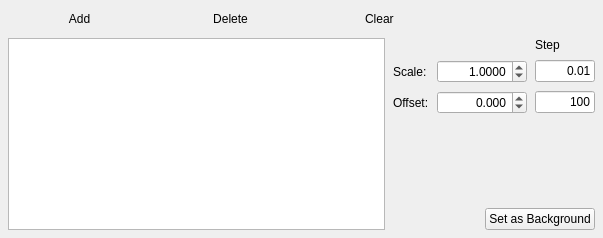
       <widget class="QWidget" name="overlay_tab">
        <attribute name="title">
         <string>Overlay</string>
        </attribute>
        <layout class="QHBoxLayout" name="horizontalLayout_32">
         <property name="spacing">
          <number>8</number>
         </property>
         <property name="margin">
          <number>8</number>
         </property>
         <item>
          <layout class="QVBoxLayout" name="verticalLayout_6">
           <item>
            <layout class="QHBoxLayout" name="horizontalLayout_3">
             <item>
              <widget class="QPushButton" name="overlay_add_btn">
               <property name="sizePolicy">
                <sizepolicy hsizetype="MinimumExpanding" vsizetype="Fixed">
                 <horstretch>0</horstretch>
                 <verstretch>0</verstretch>
                </sizepolicy>
               </property>
               <property name="maximumSize">
                <size>
                 <width>150</width>
                 <height>16777215</height>
                </size>
               </property>
               <property name="text">
                <string>Add</string>
               </property>
               <property name="flat">
                <bool>true</bool>
               </property>
              </widget>
             </item>
             <item>
              <widget class="QPushButton" name="overlay_del_btn">
               <property name="sizePolicy">
                <sizepolicy hsizetype="MinimumExpanding" vsizetype="Fixed">
                 <horstretch>0</horstretch>
                 <verstretch>0</verstretch>
                </sizepolicy>
               </property>
               <property name="maximumSize">
                <size>
                 <width>150</width>
                 <height>16777215</height>
                </size>
               </property>
               <property name="text">
                <string>Delete</string>
               </property>
               <property name="flat">
                <bool>true</bool>
               </property>
              </widget>
             </item>
             <item>
              <widget class="QPushButton" name="overlay_clear_btn">
               <property name="sizePolicy">
                <sizepolicy hsizetype="MinimumExpanding" vsizetype="Fixed">
                 <horstretch>0</horstretch>
                 <verstretch>0</verstretch>
                </sizepolicy>
               </property>
               <property name="maximumSize">
                <size>
                 <width>150</width>
                 <height>16777215</height>
                </size>
               </property>
               <property name="text">
                <string>Clear </string>
               </property>
               <property name="flat">
                <bool>true</bool>
               </property>
              </widget>
             </item>
             <item>
              <spacer name="horizontalSpacer_20">
               <property name="orientation">
                <enum>Qt::Horizontal</enum>
               </property>
               <property name="sizeHint" stdset="0">
                <size>
                 <width>40</width>
                 <height>20</height>
                </size>
               </property>
              </spacer>
             </item>
            </layout>
           </item>
           <item>
            <layout class="QHBoxLayout" name="horizontalLayout_6" stretch="2,1">
             <item>
              <widget class="QTableWidget" name="overlay_tw">
               <property name="minimumSize">
                <size>
                 <width>350</width>
                 <height>0</height>
                </size>
               </property>
               <property name="styleSheet">
                <string notr="true"/>
               </property>
               <property name="horizontalScrollBarPolicy">
                <enum>Qt::ScrollBarAlwaysOff</enum>
               </property>
               <property name="editTriggers">
                <set>QAbstractItemView::DoubleClicked|QAbstractItemView::EditKeyPressed</set>
               </property>
               <property name="tabKeyNavigation">
                <bool>false</bool>
               </property>
               <property name="alternatingRowColors">
                <bool>false</bool>
               </property>
               <property name="selectionMode">
                <enum>QAbstractItemView::SingleSelection</enum>
               </property>
               <property name="selectionBehavior">
                <enum>QAbstractItemView::SelectRows</enum>
               </property>
               <property name="textElideMode">
                <enum>Qt::ElideLeft</enum>
               </property>
               <property name="showGrid">
                <bool>false</bool>
               </property>
               <property name="rowCount">
                <number>0</number>
               </property>
               <property name="columnCount">
                <number>3</number>
               </property>
               <attribute name="horizontalHeaderVisible">
                <bool>false</bool>
               </attribute>
               <attribute name="horizontalHeaderCascadingSectionResizes">
                <bool>true</bool>
               </attribute>
               <attribute name="horizontalHeaderDefaultSectionSize">
                <number>200</number>
               </attribute>
               <attribute name="horizontalHeaderMinimumSectionSize">
                <number>10</number>
               </attribute>
               <attribute name="horizontalHeaderShowSortIndicator" stdset="0">
                <bool>false</bool>
               </attribute>
               <attribute name="horizontalHeaderStretchLastSection">
                <bool>true</bool>
               </attribute>
               <attribute name="verticalHeaderVisible">
                <bool>false</bool>
               </attribute>
               <column/>
               <column/>
               <column/>
              </widget>
             </item>
             <item>
              <layout class="QVBoxLayout" name="verticalLayout_5">
               <item>
                <layout class="QGridLayout" name="gridLayout">
                 <property name="spacing">
                  <number>8</number>
                 </property>
                 <item row="2" column="1">
                  <widget class="QDoubleSpinBox" name="overlay_offset_sb">
                   <property name="sizePolicy">
                    <sizepolicy hsizetype="Expanding" vsizetype="Fixed">
                     <horstretch>0</horstretch>
                     <verstretch>0</verstretch>
                    </sizepolicy>
                   </property>
                   <property name="minimumSize">
                    <size>
                     <width>90</width>
                     <height>0</height>
                    </size>
                   </property>
                   <property name="maximumSize">
                    <size>
                     <width>200</width>
                     <height>16777215</height>
                    </size>
                   </property>
                   <property name="alignment">
                    <set>Qt::AlignRight|Qt::AlignTrailing|Qt::AlignVCenter</set>
                   </property>
                   <property name="decimals">
                    <number>3</number>
                   </property>
                   <property name="minimum">
                    <double>-999999999.000000000000000</double>
                   </property>
                   <property name="maximum">
                    <double>999999999.000000000000000</double>
                   </property>
                   <property name="singleStep">
                    <double>100.000000000000000</double>
                   </property>
                   <property name="value">
                    <double>0.000000000000000</double>
                   </property>
                  </widget>
                 </item>
                 <item row="1" column="0">
                  <widget class="QLabel" name="label_3">
                   <property name="text">
                    <string>Scale:</string>
                   </property>
                  </widget>
                 </item>
                 <item row="1" column="1">
                  <widget class="QDoubleSpinBox" name="overlay_scale_sb">
                   <property name="sizePolicy">
                    <sizepolicy hsizetype="Expanding" vsizetype="Fixed">
                     <horstretch>0</horstretch>
                     <verstretch>0</verstretch>
                    </sizepolicy>
                   </property>
                   <property name="minimumSize">
                    <size>
                     <width>90</width>
                     <height>0</height>
                    </size>
                   </property>
                   <property name="maximumSize">
                    <size>
                     <width>200</width>
                     <height>16777215</height>
                    </size>
                   </property>
                   <property name="alignment">
                    <set>Qt::AlignRight|Qt::AlignTrailing|Qt::AlignVCenter</set>
                   </property>
                   <property name="decimals">
                    <number>4</number>
                   </property>
                   <property name="maximum">
                    <double>999999.000000000000000</double>
                   </property>
                   <property name="singleStep">
                    <double>0.010000000000000</double>
                   </property>
                   <property name="value">
                    <double>1.000000000000000</double>
                   </property>
                  </widget>
                 </item>
                 <item row="2" column="0">
                  <widget class="QLabel" name="label_4">
                   <property name="text">
                    <string>Offset:</string>
                   </property>
                  </widget>
                 </item>
                 <item row="1" column="2">
                  <widget class="QLineEdit" name="overlay_scale_step_txt">
                   <property name="minimumSize">
                    <size>
                     <width>60</width>
                     <height>0</height>
                    </size>
                   </property>
                   <property name="maximumSize">
                    <size>
                     <width>80</width>
                     <height>16777215</height>
                    </size>
                   </property>
                   <property name="text">
                    <string>0.01</string>
                   </property>
                   <property name="alignment">
                    <set>Qt::AlignRight|Qt::AlignTrailing|Qt::AlignVCenter</set>
                   </property>
                  </widget>
                 </item>
                 <item row="2" column="2">
                  <widget class="QLineEdit" name="overlay_offset_step_txt">
                   <property name="minimumSize">
                    <size>
                     <width>60</width>
                     <height>0</height>
                    </size>
                   </property>
                   <property name="maximumSize">
                    <size>
                     <width>80</width>
                     <height>16777215</height>
                    </size>
                   </property>
                   <property name="text">
                    <string>100</string>
                   </property>
                   <property name="alignment">
                    <set>Qt::AlignRight|Qt::AlignTrailing|Qt::AlignVCenter</set>
                   </property>
                  </widget>
                 </item>
                 <item row="0" column="2">
                  <widget class="QLabel" name="label_5">
                   <property name="text">
                    <string>Step</string>
                   </property>
                  </widget>
                 </item>
                </layout>
               </item>
               <item>
                <spacer name="verticalSpacer">
                 <property name="orientation">
                  <enum>Qt::Vertical</enum>
                 </property>
                 <property name="sizeHint" stdset="0">
                  <size>
                   <width>20</width>
                   <height>40</height>
                  </size>
                 </property>
                </spacer>
               </item>
               <item>
                <layout class="QHBoxLayout" name="horizontalLayout_8">
                 <property name="topMargin">
                  <number>0</number>
                 </property>
                 <item>
                  <spacer name="horizontalSpacer">
                   <property name="orientation">
                    <enum>Qt::Horizontal</enum>
                   </property>
                   <property name="sizeHint" stdset="0">
                    <size>
                     <width>40</width>
                     <height>20</height>
                    </size>
                   </property>
                  </spacer>
                 </item>
                 <item>
                  <widget class="QPushButton" name="overlay_set_as_bkg_btn">
                   <property name="text">
                    <string>Set as Background</string>
                   </property>
                   <property name="checkable">
                    <bool>true</bool>
                   </property>
                  </widget>
                 </item>
                </layout>
               </item>
              </layout>
             </item>
            </layout>
           </item>
          </layout>
         </item>
         <item>
          <layout class="QHBoxLayout" name="horizontalLayout_5"/>
         </item>
        </layout>
       </widget>
